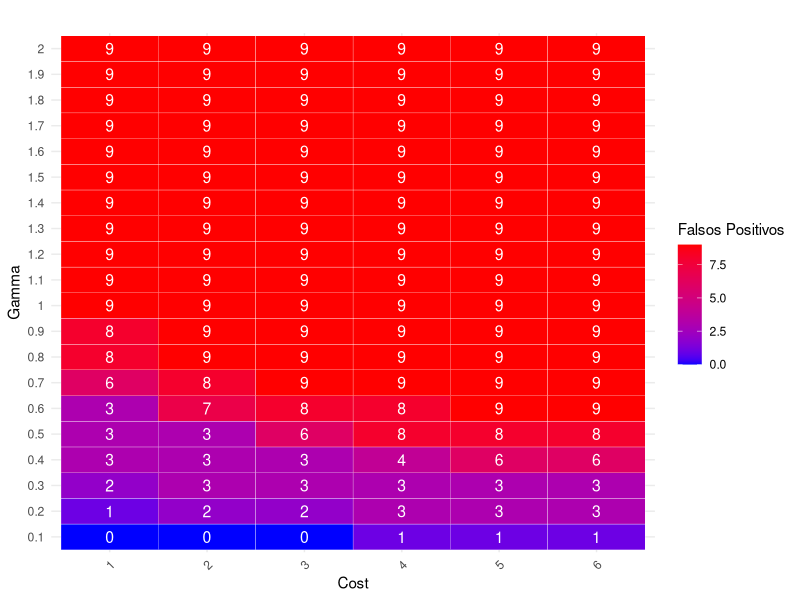
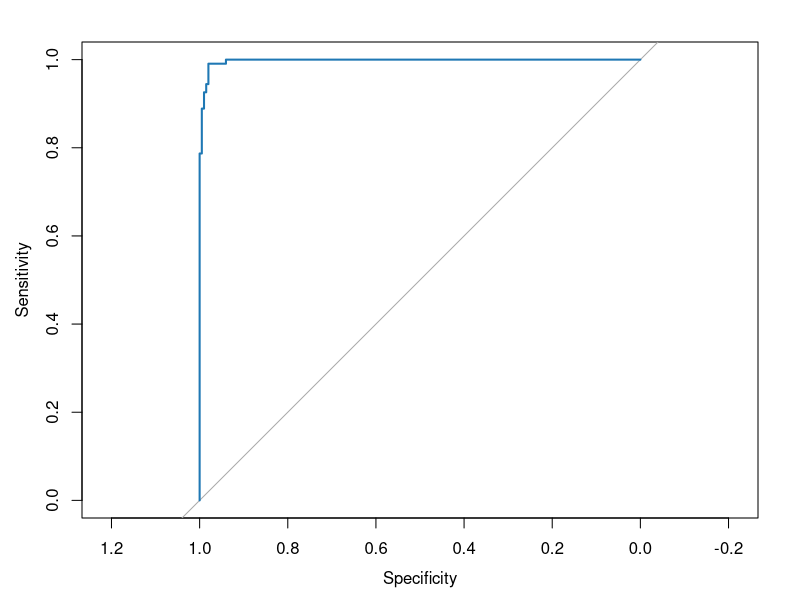
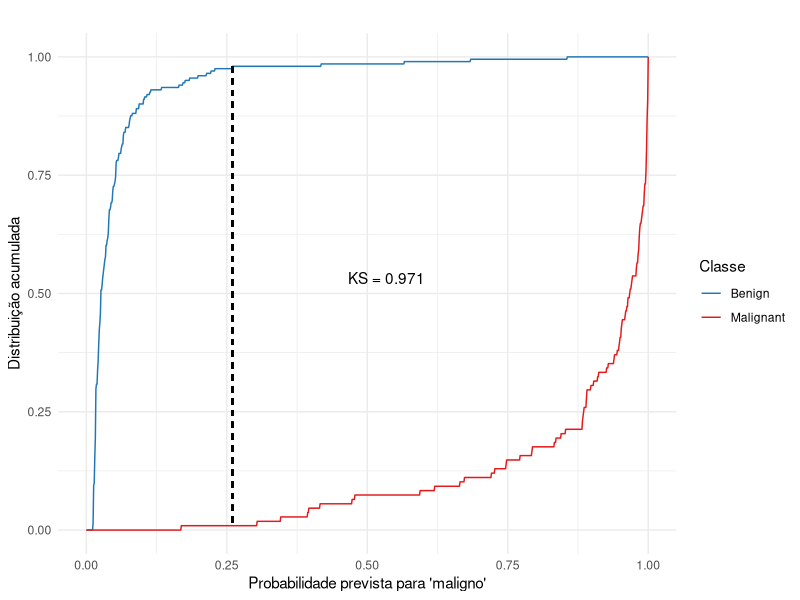
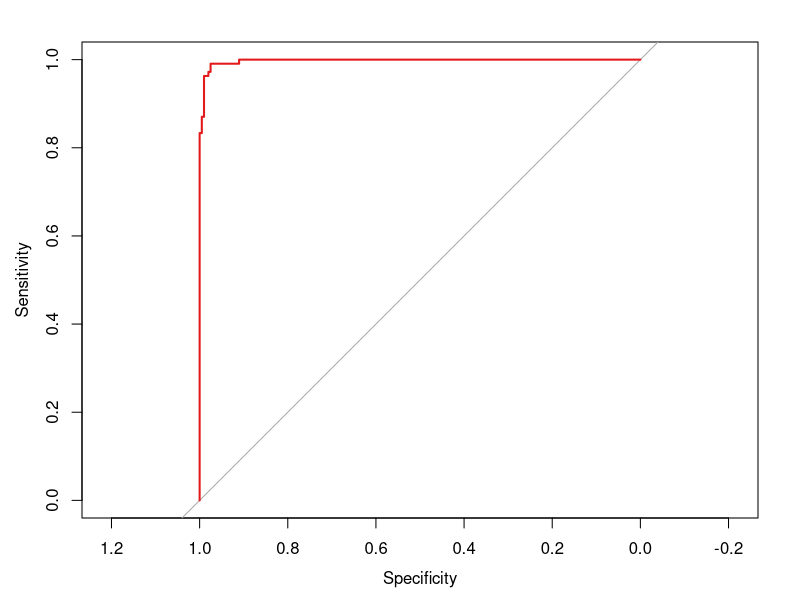
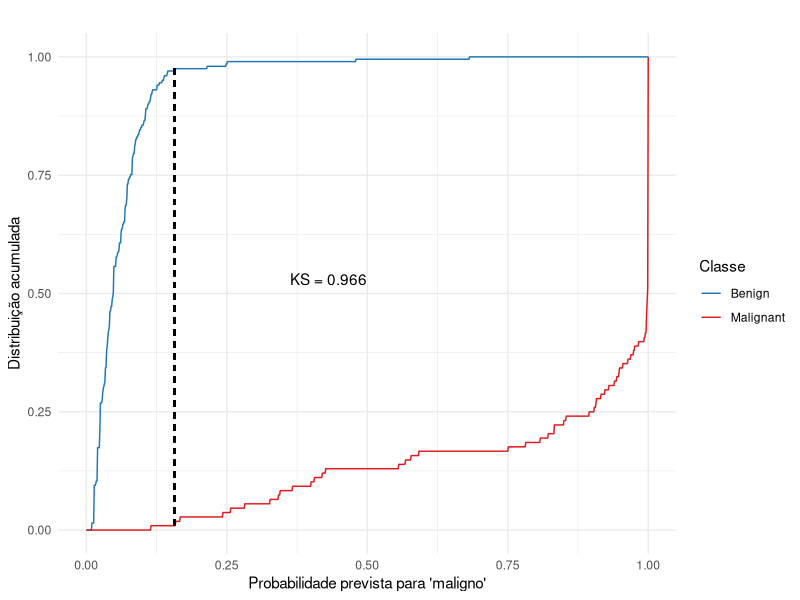
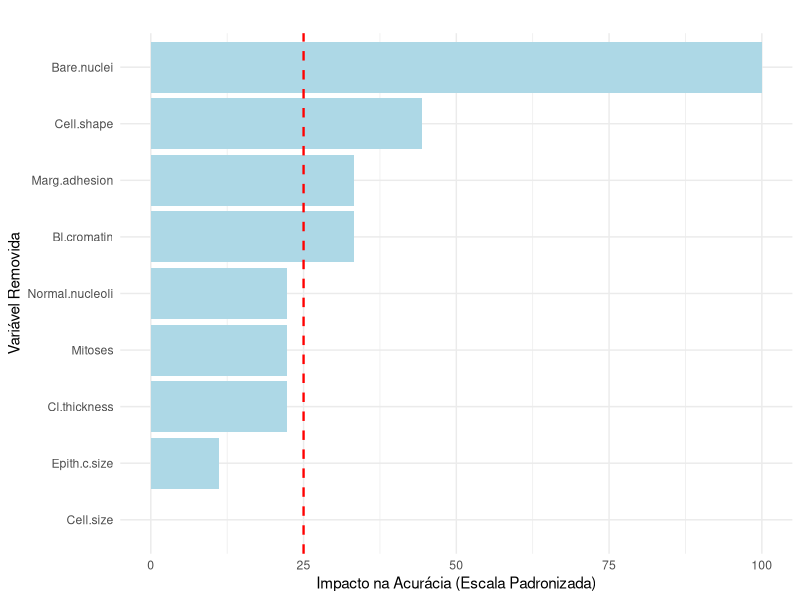
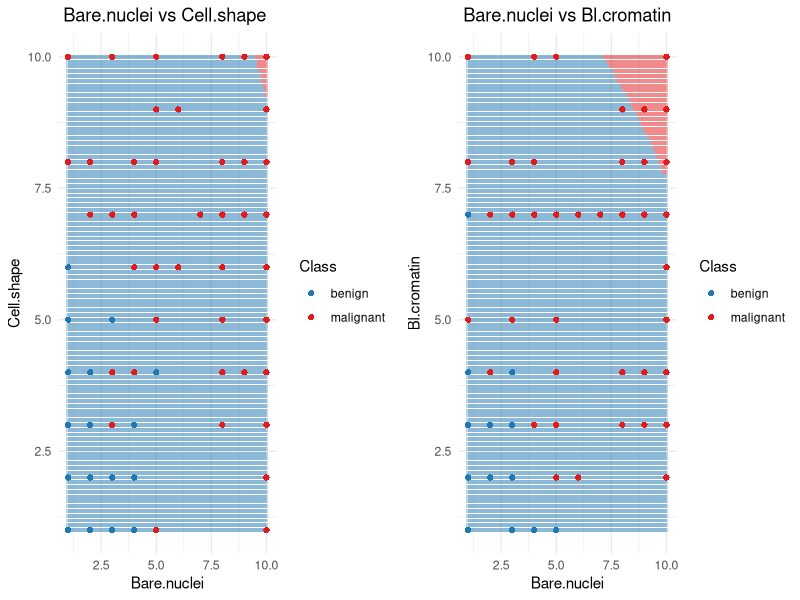
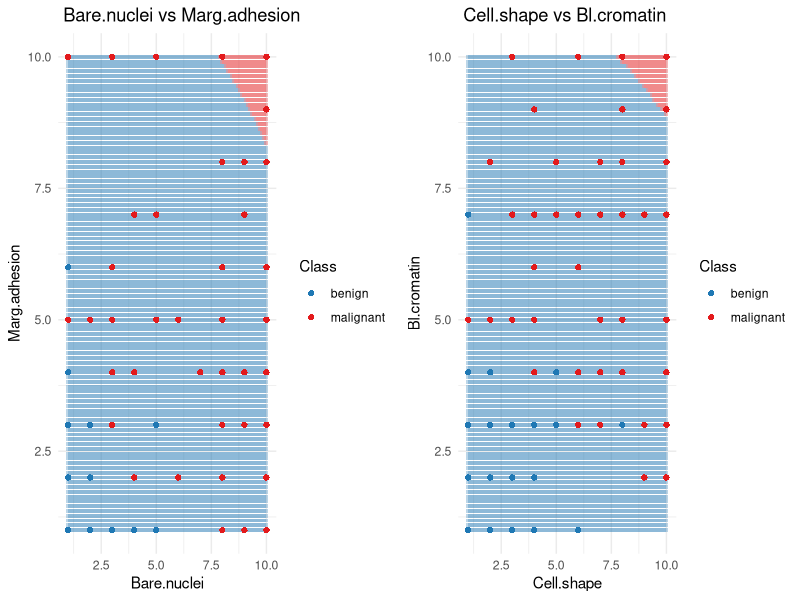

Generate these figures, in order, with R:
## ---- chunk 1
knitr::opts_chunk$set(echo = TRUE, warning = FALSE, message = FALSE)
## ---- chunk 2

load_or_install <- function(packages) {
  for (package_name in packages) {
    if (!requireNamespace(package_name, quietly = TRUE)) {
      install.packages(package_name)
    }
    suppressPackageStartupMessages(library(package_name, character.only = TRUE))
  }
}

required_packages <- c(
  "mlbench", "e1071", "caret", "dplyr", "ggplot2", "reshape2", "pROC", "gridExtra", "scales"
)

load_or_install(required_packages)
## ---- chunk 3
data("BreastCancer")
bc <- BreastCancer[, -1]
bc[bc == "?"] <- NA
bc <- na.omit(bc)
table(BreastCancer$Class)
table(bc$Class)
bc[, -10] <- lapply(bc[, -10], function(x) as.numeric(as.character(x)))
bc$Class <- as.factor(bc$Class)

## ---- chunk 4
set.seed(64324)

# 1. Separar 35% para treino
trainIndex <- createDataPartition(bc$Class, p = 0.35, list = FALSE)
trainData <- bc[trainIndex, ]
remainingData <- bc[-trainIndex, ]
set.seed(64324)
# 2. Separar 20% do total (ou aproximadamente 30.8% do restante) para validação
valIndex <- createDataPartition(remainingData$Class, p = 0.30, list = FALSE)
validData <- remainingData[valIndex, ]
testData  <- remainingData[-valIndex, ]

# 3. Rotular as bases
trainData$Classe <- "Treino"
validData$Classe <- "Validacao"
testData$Classe  <- "Teste"

# 4. Combinar para visualização futura (se necessário)
combinedData <- bind_rows(trainData, validData, testData)

# 5. Remover a coluna "Classe" de cada conjunto antes de treinar (se for o caso)
trainData <- trainData[, !names(trainData) %in% "Classe"]
validData <- validData[, !names(validData) %in% "Classe"]
testData  <- testData[, !names(testData) %in% "Classe"]


## ---- chunk 5
buscar_melhor_modelo_fp_valid_caret <- function(degrees, scales, costs,
                                                train_data, valid_data, test_data) {
  # Pacotes
  if (!requireNamespace("caret", quietly = TRUE)) install.packages("caret")
  if (!requireNamespace("e1071", quietly = TRUE)) install.packages("e1071")
  library(caret)
  library(e1071)
  
  # Combina treino e validação para usar caret::train e medir desempenho na validação
  resultados <- data.frame(
    Degree = numeric(),
    Scale = numeric(),
    Cost = numeric(),
    Falsos_Positivos = numeric(),
    Accuracy = numeric(),
    Recall = numeric(),
    Specificity = numeric(),
    Balanced_Accuracy = numeric(),
    Kappa = numeric(),
    stringsAsFactors = FALSE
  )
  
  # Loop pelos hiperparâmetros
  for (d in degrees) {
    for (s in scales) {
      for (c in costs) {
        
        # Treina usando apenas os dados de treino
        fit <- train(
          Class ~ ., data = train_data,
          method = "svmPoly",
          tuneGrid = expand.grid(degree = d, scale = s, C = c),
          trControl = trainControl(method = "none"),
          probability = TRUE
        )
        
        # Validação
        pred <- predict(fit, newdata = valid_data)
        conf_mat <- confusionMatrix(pred, valid_data$Class)
        
        tabela <- conf_mat$table
        falsos_positivos <- tabela["malignant", "benign"]
        acc <- conf_mat$overall["Accuracy"]
        recall <- conf_mat$byClass["Sensitivity"]
        specificity <- conf_mat$byClass["Specificity"]
        balanced_acc <- (recall + specificity) / 2
        kappa <- conf_mat$overall["Kappa"]
        
        # Armazena os resultados
        resultados <- rbind(resultados, data.frame(
          Degree = d,
          Scale = s,
          Cost = c,
          Falsos_Positivos = falsos_positivos,
          Accuracy = acc,
          Recall = recall,
          Specificity = specificity,
          Balanced_Accuracy = balanced_acc,
          Kappa = kappa
        ))
      }
    }
  }
  
  # Seleciona os melhores hiperparâmetros
  melhor_idx <- which.min(resultados$Falsos_Positivos)
  melhor_modelo <- resultados[melhor_idx, ]
  
   
  # Treina modelo final com treino + validação

  fit_final <- train(
    Class ~ ., data = train_data,
    method = "svmPoly",
    tuneGrid = expand.grid(
      degree = melhor_modelo$Degree,
      scale = melhor_modelo$Scale,
      C = melhor_modelo$Cost
    ),
    trControl = trainControl(method = "cv", number = 10),
    probability = TRUE
  )
  
  # Avaliação final no teste
  pred_test <- predict(fit_final, newdata = valid_data)
  conf_mat_test <- confusionMatrix(pred_test, test_data$Class)
  
  return(list(
    Resultados_Grade = resultados,
    Melhor_Modelo = melhor_modelo,
    Modelo_Final = fit_final,
    Matriz_Confusao_Teste = conf_mat_test
  ))
}



## ---- chunk 6
# Achando o melhor modelo ------------------------------------------------------

buscar_melhor_modelo_fp_valid <- function(gammas, costs,
                                          kernel = "poly",
                                          train_data, valid_data, test_data) {
  # Pacotes
  if (!requireNamespace("e1071", quietly = TRUE)) install.packages("e1071")
  if (!requireNamespace("caret", quietly = TRUE)) install.packages("caret")
  library(e1071)
  library(caret)
  
  # Resultados
  resultados <- data.frame(
    Gamma = numeric(),
    Cost = numeric(),
    Falsos_Positivos = numeric(),
    Accuracy = numeric(),
    Recall = numeric(),
    Specificity = numeric(),
    Balanced_Accuracy = numeric(),
    Kappa = numeric(),
    stringsAsFactors = FALSE
  )
  
  # Busca de hiperparâmetros com base na validação
  for (g in gammas) {
    for (c in costs) {
      
      # Treinar com os dados de treino
      modelo <- svm(Class ~ ., data = train_data, kernel = kernel,
                    gamma = g, cost = c, probability = TRUE)
      
      # Prever na base de validação
      predicoes_valid <- predict(modelo, newdata = valid_data)
      
      # Matriz de confusão
      conf_mat <- confusionMatrix(predicoes_valid, valid_data$Class)
      
      # Falsos positivos: previu maligno e era benigno
      tabela <- conf_mat$table
      falsos_positivos <- tabela["malignant", "benign"]
      
      # Métricas
      acc <- conf_mat$overall["Accuracy"]
      recall <- conf_mat$byClass["Sensitivity"]
      specificity <- conf_mat$byClass["Specificity"]
      balanced_acc <- (recall + specificity) / 2
      kappa <- conf_mat$overall["Kappa"]
      
      # Armazenar
      resultados <- rbind(resultados, data.frame(
        Gamma = g,
        Cost = c,
        Falsos_Positivos = falsos_positivos,
        Accuracy = acc,
        Recall = recall,
        Specificity = specificity,
        Balanced_Accuracy = balanced_acc,
        Kappa = kappa
      ))
    }
  }
  
  # Escolher o melhor modelo (com menor número de falsos positivos)
  melhor_idx <- which.min(resultados$Falsos_Positivos)
  melhor_modelo <- resultados[melhor_idx, ]
  
  # Reajustar o modelo com  validação
  modelo_final <- svm(Class ~ ., data = train_data,
                      kernel = kernel,
                      gamma = melhor_modelo$Gamma,
                      cost = melhor_modelo$Cost,
                      probability = TRUE)
  
  # Prever no conjunto de teste
  predicoes_test <- predict(modelo_final, newdata = valid_data)
  conf_mat_test <- confusionMatrix(predicoes_test, valid_data$Class)
  
  # Retornar
  return(list(
    Resultados_Grade = resultados,
    Melhor_Modelo = melhor_modelo,
    Modelo_Final = modelo_final,
    Matriz_Confusao_Teste = conf_mat_test
  ))
}


# Definindo a faixa de valores
gammas <- seq(0.1, 2, by = 0.1)
costs <- seq(1, 6, by = 1)


resultado_busca <- buscar_melhor_modelo_fp_valid(
  gammas = seq(0.1, 2, by = 0.1),
  costs = seq(1, 6, by = 1),
  kernel = "polynomial",# tem que alterar para cada kernel => radial ou linear ou sigmoid
  train_data = trainData,
  valid_data = validData,
  test_data = testData
)

# Visualizar a tabela completa
#resultado_busca$Resultados_Grade

# Visualizar o melhor modelo encontrado
resultado_busca$Melhor_Modelo

# Acessar o modelo treinado final
resultado_busca$Modelo_Fit

# Falsos positivos
resultado_busca$Melhor_Modelo$Falsos_Positivos


# LINEAR 8
# poly 11
# POLYNOMIAL 1 -> VENCEDOR!!!!
# SIGMOID 8

# VISUALIZANDO GRÁFICAMENTE_____________________________________________________

# Gerar Heatmap dos Falsos Positivos
plot_fp_heatmap <- function(resultados_grade) {
  if (!requireNamespace("ggplot2", quietly = TRUE)) install.packages("ggplot2")
  library(ggplot2)
  
  ggplot(resultados_grade, aes(x = as.factor(Cost),
                               y = as.factor(Gamma), fill = Falsos_Positivos)) +
    geom_tile(color = "white") +
    geom_text(aes(label = Falsos_Positivos), color = "white", size = 4) +
    scale_fill_gradient(low = "blue", high = "red") +
    labs(title = "",
         x = "Cost",
         y = "Gamma",
         fill = "Falsos Positivos") +
    theme_minimal() +
    theme(axis.text.x = element_text(angle = 45, hjust = 1))
}

# Só rodar:

plot_fp_heatmap(resultado_busca$Resultados_Grade)
## ---- chunk 7
# Modelos SVM ------------------------------------------------------------------
# MODELO poly ------------------------------------------------------------------


# SVM poly com parâmetros ajustados + cross-validation
fit.poly <- svm(Class ~ ., data = trainData,
                kernel = "polynomial",
                gamma = 0.1,
                cost = 1,
                cross=10,
                probability = TRUE)

summary(fit.poly)

# Previsão com modelo ajustado
pred_final_poly <- predict(fit.poly, testData, probability = TRUE)
conf_matrix_poly <- confusionMatrix(pred_final_poly, testData$Class)
print(conf_matrix_poly)


## ---- chunk 8
# MODELO LINEAR-----------------------------------------------------------------

# Ajustar o modelo Linear também com cross-validation
fit.linear <- svm(Class ~ ., data = trainData,
                  kernel = "linear",
                  gamma = 0.1,
                  cost = 1,  # Podemos começar com cost padrão = 1
                  cross = 10,
                  probability = TRUE)

# Predição com modelo Linear ajustado
pred_final_linear <- predict(fit.linear, testData, probability = TRUE)

# Matriz de confusão
conf_matrix_linear <- confusionMatrix(pred_final_linear, testData$Class)
print(conf_matrix_linear)


## ---- chunk 9

# Comparação SVM poly vs SVM Linear - MODELOS AJUSTADOS-----------------------

# Avaliação polynomial
conf_poly <- confusionMatrix(pred_final_poly,
                               testData$Class)  # usando pred_final do fit.poly
probs_poly <- attr(predict(fit.poly, testData,
                             probability = TRUE), "probabilities")[, "malignant"]
roc_poly <- roc(testData$Class, probs_poly,
                  levels = c("benign", "malignant"), direction = "<")
auc_poly <- auc(roc_poly)

# Avaliação Linear
conf_linear <- confusionMatrix(pred_final_linear,
                               testData$Class)  # usando pred_final_linear do fit.linear
probs_linear <- attr(predict(fit.linear, testData,
                             probability = TRUE), "probabilities")[, "malignant"]
roc_linear <- roc(testData$Class, probs_linear,
                  levels = c("benign", "malignant"), direction = "<")
auc_linear <- auc(roc_linear)

# Função para calcular Precision e F1-Score
calc_metrics <- function(conf_mat) {
  precision <- conf_mat$byClass["Pos Pred Value"]  # Precision
  recall <- conf_mat$byClass["Sensitivity"]        # Recall
  specificity <- conf_mat$byClass["Specificity"]   # Specificity
  f1 <- 2 * ((precision * recall) / (precision + recall)) # F1 Score
  balanced_acc <- (recall + specificity) / 2              # Balanced Accuracy
  kappa <- conf_mat$overall["Kappa"]                      # Kappa
  
  return(c(precision, recall, specificity, f1, balanced_acc, kappa))
}

# Aplicar função
metrics_poly <- calc_metrics(conf_poly)
metrics_linear <- calc_metrics(conf_linear)

# Construir Tabela Final
resultado_completo <- data.frame(
  Modelo = c("SVM polynomial (ajustado)", "SVM Linear (ajustado)"),
  Acuracia = c(conf_poly$overall["Accuracy"], conf_linear$overall["Accuracy"]),
  Precision = c(metrics_poly[1], metrics_linear[1]),
  Recall = c(metrics_poly[2], metrics_linear[2]),
  Specificity = c(metrics_poly[3], metrics_linear[3]),
  F1_Score = c(metrics_poly[4], metrics_linear[4]),
  Balanced_Accuracy = c(metrics_poly[5], metrics_linear[5]),
  Kappa = c(metrics_poly[6], metrics_linear[6]),
  AUC = c(auc_poly, auc_linear)
)

# Visualizar
print(resultado_completo)



## ---- chunk 10

# Curva ROC LINEAR -------------------------------------------------------------


# Calcular probabilidades previstas para o modelo Linear
probs_linear <- attr(predict(fit.linear, testData, probability = TRUE),
                     "probabilities")[, "malignant"]

# Curva ROC para modelo Linear
roc_curve_linear <- roc(testData$Class, probs_linear,
                        levels = c("benign", "malignant"), direction = "<")

# Plotar a Curva ROC
plot(roc_curve_linear, col = "#1f78b4", main = "")

# Calcular AUC
auc_linear <- auc(roc_curve_linear)
cat("AUC do Modelo Linear:", round(auc_linear, 3), "\n")


# Transformar classes em binárias (1 = "malignant", 0 = "benign")
y_true_linear <- ifelse(testData$Class == "malignant", 1, 0)

# Obter probabilidades previstas para a classe "malignant" do modelo linear
probs_linear <- attr(predict(fit.linear, testData, probability = TRUE),
                     "probabilities")[, "malignant"]

# Organizar em um data frame
df_ks_linear <- data.frame(probs = probs_linear, actual = y_true_linear)

# Separar as distribuições cumulativas
ecdf_malignant_linear <- ecdf(df_ks_linear$probs[df_ks_linear$actual == 1])
ecdf_benign_linear    <- ecdf(df_ks_linear$probs[df_ks_linear$actual == 0])

# Sequência de pontos para comparar
probs_seq_linear <- seq(0, 1, by = 0.001)

# Calcular as distâncias absolutas
diffs_linear <- abs(ecdf_malignant_linear(probs_seq_linear) - ecdf_benign_linear(probs_seq_linear))
ks_statistic_linear <- max(diffs_linear)

# Resultado da Estatística KS
cat("Estatística KS do Modelo Linear:", round(ks_statistic_linear, 3), "\n")

# Criar dataframe de ECDFs
df_ecdf_linear <- data.frame(
  Prob = probs_seq_linear,
  Benign = ecdf_benign_linear(probs_seq_linear),
  Malignant = ecdf_malignant_linear(probs_seq_linear)
)

# Adicionar coluna de diferença
df_ecdf_linear <- df_ecdf_linear %>%
  mutate(KS_Diff = abs(Malignant - Benign))

# Encontrar o ponto de maior separação (KS)
max_ks_linear <- df_ecdf_linear[which.max(df_ecdf_linear$KS_Diff), ]

# Gráfico para o Modelo Linear
ggplot(df_ecdf_linear, aes(x = Prob)) +
  geom_line(aes(y = Benign, color = "Benign")) +
  geom_line(aes(y = Malignant, color = "Malignant")) +
  geom_segment(aes(x = max_ks_linear$Prob, xend = max_ks_linear$Prob,
                   y = max_ks_linear$Benign, yend = max_ks_linear$Malignant),
               color = "black", linetype = "dashed") +
  annotate("text", x = max_ks_linear$Prob,
           y = (max_ks_linear$Benign + max_ks_linear$Malignant)/2,
           label = paste("KS =", round(ks_statistic_linear, 3)),
           vjust = -1, hjust = -1.5) +
  scale_color_manual(values = c("Benign" = "#1f78b4", "Malignant" = "#e31a1c")) +
  labs(title = "",
       x = "Probabilidade prevista para 'maligno'",
       y = "Distribuição acumulada",
       color = "Classe") +
  theme_minimal()




# Curva ROC  poly --------------------------------------------------------------

# Probabilidades para classe "malignant" - Usando fit.poly ajustado
probs_poly <- attr(predict(fit.poly, testData,
                           probability = TRUE), "probabilities")[, "malignant"]

# Curva ROC para modelo poly ajustado
roc_curve_poly <- roc(testData$Class, probs_poly,
                      levels = c("benign", "malignant"), direction = "<")

# Plotar a Curva ROC
plot(roc_curve_poly, col = "#e31a1c",
     main = "")

# Calcular AUC
auc_value_poly <- auc(roc_curve_poly)
cat("AUC do Modelo Polinomial (ajustado):", round(auc_value_poly, 3), "\n")

# Isso significa que, em X% das vezes, o modelo consegue ranquear 
# um caso maligno acima de um benigno (em termos de probabilidade).


# ANALISANDO A DIFERENCIAÇÃO DAS DISTRIBUIÇÕES POR CLASSE ---------------------

# Transformar classes em binárias (1 = "malignant", 0 = "benign")
y_true_poly <- ifelse(testData$Class == "malignant", 1, 0)

# Organizar em um data frame
df_ks_poly <- data.frame(probs = probs_poly, actual = y_true_poly)

# Separar as distribuições cumulativas
ecdf_malignant_poly <- ecdf(df_ks_poly$probs[df_ks_poly$actual == 1])
ecdf_benign_poly    <- ecdf(df_ks_poly$probs[df_ks_poly$actual == 0])

# Sequência de pontos para comparar
probs_seq_poly <- seq(0, 1, by = 0.001)

# Calcular as distâncias absolutas
diffs_poly <- abs(ecdf_malignant_poly(probs_seq_poly) - ecdf_benign_poly(probs_seq_poly))
ks_statistic_poly <- max(diffs_poly)

# Resultado da Estatística KS
cat("Estatística KS do Modelo Polinomial (ajustado):",
    round(ks_statistic_poly, 3), "\n")

# Criar dataframe para plotagem das ECDFs
df_ecdf_poly <- data.frame(
  Prob = probs_seq_poly,
  Benign = ecdf_benign_poly(probs_seq_poly),
  Malignant = ecdf_malignant_poly(probs_seq_poly)
)

df_ecdf_poly <- df_ecdf_poly %>%
  mutate(KS_Diff = abs(Malignant - Benign))

# Encontrar o ponto máximo de separação (KS)
max_ks_poly <- df_ecdf_poly[which.max(df_ecdf_poly$KS_Diff), ]

# Gráfico de KS - Modelo poly
ggplot(df_ecdf_poly, aes(x = Prob)) +
  geom_line(aes(y = Benign, color = "Benign")) +
  geom_line(aes(y = Malignant, color = "Malignant")) +
  geom_segment(aes(x = max_ks_poly$Prob, xend = max_ks_poly$Prob,
                   y = max_ks_poly$Benign, yend = max_ks_poly$Malignant),
               color = "black", linetype = "dashed") +
  annotate("text", x = max_ks_poly$Prob,
           y = (max_ks_poly$Benign + max_ks_poly$Malignant)/2,
           label = paste("KS =", round(ks_statistic_poly, 3)),
           vjust = -1, hjust = -1.5) +
  scale_color_manual(values = c("Benign" = "#1f78b4", "Malignant" = "#e31a1c")) +
  labs(title = "",
       x = "Probabilidade prevista para 'maligno'",
       y = "Distribuição acumulada",
       color = "Classe") +
  theme_minimal()


# COMPARAçÂO CURVA ROC E KS (LINEAR vc poly)----------------------------------

# Comparação AUC
cat("\nComparação de AUC:\n")
cat(" - SVM poly:", round(auc_poly, 3), "\n")
cat(" - SVM Linear:", round(auc_linear, 3), "\n")

if (auc_poly > auc_linear) {
  cat("Melhor AUC: SVM poly\n")
} else if (auc_poly < auc_linear) {
  cat("Melhor AUC: SVM Linear\n")
} else {
  cat("Empate em AUC\n")
}

# Comparação KS
cat("\nComparação de Estatística KS:\n")
cat(" - SVM poly:", round(ks_statistic_poly, 3), "\n")
cat(" - SVM Linear:", round(ks_statistic_linear, 3), "\n")

if (ks_statistic_poly > ks_statistic_linear) {
  cat("Maior separação KS: SVM poly\n")
} else if (ks_statistic_poly < ks_statistic_linear) {
  cat("Maior separação KS: SVM Linear\n")
} else {
  cat("Empate na Estatística KS\n")
}


## ---- chunk 11

avaliar_importancia_accuracy <- function(data, target_col, gamma, cost, kernel = "polynomial") {
  if (!requireNamespace("e1071", quietly = TRUE)) install.packages("e1071")
  if (!requireNamespace("caret", quietly = TRUE)) install.packages("caret")
  library(e1071)
  library(caret)
  
  # Variáveis preditoras
  variaveis <- setdiff(names(data), target_col)
  formula_completa <- as.formula(paste(target_col, "~ ."))
  
  # Modelo com todas as variáveis
  modelo_completo <- svm(formula_completa, data = data,
                         gamma = gamma, cost = cost,
                         kernel = kernel, probability = TRUE)
  pred_completo <- predict(modelo_completo, newdata = data)
  acc_total <- confusionMatrix(pred_completo, data[[target_col]])$overall["Accuracy"]
  
  # Importância por remoção de variável
  importancia <- sapply(variaveis, function(var) {
    dados_reduzidos <- data[, setdiff(names(data), var)]
    formula_reduzida <- as.formula(paste(target_col, "~ ."))
    
    modelo <- svm(formula_reduzida, data = dados_reduzidos,
                  gamma = gamma, cost = cost,
                  kernel = kernel, probability = TRUE,
                         cross = 10)
    
    pred <- predict(modelo, newdata = dados_reduzidos)
    acc_reduzida <- confusionMatrix(pred, dados_reduzidos[[target_col]])$overall["Accuracy"]
    
    impacto <- acc_total - acc_reduzida
    return(impacto)
  })
  
  # Data frame organizado
  df_importancia <- data.frame(
    Variable = variaveis,
    Accuracy_Impact = importancia
  )
  
  df_importancia <- df_importancia[order(-df_importancia$Accuracy_Impact), ]
  return(df_importancia)
}


## ---- chunk 12

importancia_variaveis <- avaliar_importancia_accuracy(
  data = testData,
  target_col = "Class",
  gamma = 0.1,
  cost = 1,
  kernel = "polynomial"
)

importancia_variaveis$Accuracy_Impact_padronizada <- 100 * (importancia_variaveis$Accuracy_Impact - min(importancia_variaveis$Accuracy_Impact))/(max(importancia_variaveis$Accuracy_Impact) - min(importancia_variaveis$Accuracy_Impact))

print(importancia_variaveis)

# Gráfico com ggplot2
library(ggplot2)

ggplot(importancia_variaveis, aes(x = reorder(Variable, Accuracy_Impact_padronizada), 
                                  y = Accuracy_Impact_padronizada)) +
  geom_col(fill = "lightblue") +
  geom_hline(yintercept = 25, linetype = "dashed", color = "red", linewidth = 0.8) +
  coord_flip() +
  labs(
    title = "",
    x = "Variável Removida",
    y = "Impacto na Acurácia (Escala Padronizada)"
  ) +
  theme_minimal()


## ---- chunk 13

# Fronteiras de Decisão das top 4 variáveis ------------------------------------

# Função para criar o gráfico de fronteira para um par de variáveis
plot_single_decision_boundary <- function(model_fit, test_data, var1, var2) {
  # Pacotes
  if (!requireNamespace("ggplot2", quietly = TRUE)) install.packages("ggplot2")
  library(ggplot2)
  
  # Calcular médias das variáveis
  media_vars <- sapply(test_data, function(x) if(is.numeric(x)) mean(x, na.rm = TRUE) else NA)
  
  # Criar grid variando apenas var1 e var2
  x_seq <- seq(min(test_data[[var1]]), max(test_data[[var1]]), length.out = 100)
  y_seq <- seq(min(test_data[[var2]]), max(test_data[[var2]]), length.out = 100)
  grid <- expand.grid(x_seq, y_seq)
  colnames(grid) <- c(var1, var2)
  
  # Preencher as demais variáveis com a média
  for (col in colnames(test_data)) {
    if (!(col %in% c(var1, var2, "Class"))) {
      grid[[col]] <- media_vars[col]
    }
  }
  
  # Previsão usando o modelo completo
  grid$Class <- predict(model_fit, newdata = grid)
  
  # Criar o gráfico
  p <- ggplot() +
    geom_point(data = grid, aes_string(x = var1, y = var2, color = "Class"),
               shape = 15, alpha = 0.3, size = 1) +
    geom_point(data = test_data, aes_string(x = var1, y = var2, color = "Class"),
               shape = 16, size = 1.8) +
    scale_color_manual(values = c("benign" = "#1f78b4", "malignant" = "#e31a1c")) +
    labs(title = paste("", var1, "vs", var2),
         x = var1, y = var2) +
    theme_minimal()
  
  return(p)
}


# Exemplo de chamada para uma dupla
plot1 <- plot_single_decision_boundary(fit.poly, testData, "Bare.nuclei", "Cell.shape")
plot2 <- plot_single_decision_boundary(fit.poly, testData, "Bare.nuclei", "Bl.cromatin")
plot3 <- plot_single_decision_boundary(fit.poly, testData, "Bare.nuclei", "Marg.adhesion")
plot4 <- plot_single_decision_boundary(fit.poly, testData, "Cell.shape", "Bl.cromatin")
plot5 <- plot_single_decision_boundary(fit.poly, testData, "Cell.shape", "Marg.adhesion")
plot6 <- plot_single_decision_boundary(fit.poly, testData, "Bl.cromatin", "Marg.adhesion")


setwd("C:/Users/lucca/OneDrive/Documentos/UnB/TCC1/Início de tudo")

library(gridExtra)

grid.arrange(plot1, plot2, nrow = 1, ncol = 2)


grid.arrange(plot3, plot4, nrow = 1, ncol = 2)



grid.arrange(plot5, plot6, nrow = 1, ncol = 2)




## ---- chunk 14
# PCA e visualização ----------------------------------------------------------

# PCA GERAL

# Selecionar colunas numéricas


numeric_features_total <- combinedData %>% select(-Class, -Classe)

# PCA
pca_total_result <- prcomp(numeric_features_total, scale. = TRUE)

combinedData_PCA <- combinedData %>%
  mutate(PC1 = pca_total_result$x[, 1],
         PC2 = pca_total_result$x[, 2])

summary(pca_total_result)

ggplot(combinedData_PCA, aes(x = PC1, y = PC2, color = Class, shape = Classe)) +
  geom_point(alpha = 0.7) +
  labs(title = "Distribuição dos Dados no Espaço PCA") +
  theme_minimal() +
  scale_color_manual(values = c("benign" = "#1f78b4", "malignant" = "#e31a1c")) 

## ---- chunk 15
# Criando o modelo - Divisão treino e teste
set.seed(64324)
trainIndex_PCA <- createDataPartition(bc$Class, p = 0.35, list = FALSE)
trainData_PCA <- bc[trainIndex_PCA, ]
testData_PCA  <- bc[-trainIndex_PCA, ]

trainData_PCA$Classe <- "Treino"
testData_PCA$Classe  <- "Teste"

# NÃO PRECISAMOS DE VALIDAÇÃO POIS OS HIPERPARAMETROS ESTAO DEFINIDOS

# Estrutura de treino:

# Selecionar colunas numéricas
numeric_features_train <- trainData_PCA %>% select(-Class, -Classe)

# PCA
pca_result_train <- prcomp(numeric_features_train, scale. = TRUE)

trainData_PCA <- trainData_PCA %>%
  mutate(PC1 = pca_result_train$x[, 1],
         PC2 = pca_result_train$x[, 2])

summary(pca_result_train)




# Estrutura de teste:

# Selecionar colunas numéricas
numeric_features_test <- testData_PCA %>% select(-Class, -Classe)

# PCA
pca_result_test <- prcomp(numeric_features_test, scale. = TRUE)

testData_PCA <- testData_PCA %>%
  mutate(PC1 = pca_result_test$x[, 1],
         PC2 = pca_result_test$x[, 2])

summary(pca_result_test)



# Gráfico PCA - treino 
ggplot(trainData_PCA, aes(x = PC1, y = PC2, color = Class, shape = Classe)) +
  geom_point(alpha = 0.7) +
  labs(title = "Distribuição dos Dados no Espaço PCA - treino") +
  theme_minimal() +
  scale_color_manual(values = c("benign" = "#1f78b4", "malignant" = "#e31a1c")) +
  scale_shape_manual(values = c(16, 17))




# Gráfico PCA - teste
ggplot(testData_PCA, aes(x = PC1, y = PC2, color = Class, shape = Classe)) +
  geom_point(alpha = 0.7) +
  labs(title = "Distribuição dos Dados no Espaço PCA - teste") +
  theme_minimal() +
  scale_color_manual(values = c("benign" = "#1f78b4", "malignant" = "#e31a1c")) +
  scale_shape_manual(values = c(16, 17))


## ---- chunk 16

# SVM Linear usando PC1 e PC2 --------------------------------------------------

fit.linear_pca <- svm(Class ~ PC1 + PC2,
                      data = trainData_PCA,
                      kernel = "linear",
                      gamma= 0.1,
                      cost = 1,        # cost pode ser ajustado conforme tuning
                      probability = TRUE,
                      cross = 10)


# Criar grade de pontos para previsão
  # Importante ressaltar -> criar a malha com todos os valores (treino e teste)
# para ter o range certo

x_range_pca <- seq(-4,
                   8, length.out = 100)
y_range_pca <- seq(-5,2.5, length.out = 100)
grid_pca <- expand.grid(PC1 = x_range_pca, PC2 = y_range_pca)
grid_pca$Class <- predict(fit.linear_pca, grid_pca)

# # Após PCA
train_pca_valores <- predict(fit.linear_pca, newdata = trainData_PCA[,c(12,13)])
test_pca_valores <- predict(fit.linear_pca, newdata = testData_PCA[,c(12,13)])

# Vamos comparar a média das projeções para o treino
mean_train_PC1 <- mean(trainData_PCA[,c(12)])
mean_test_PC1 <- mean(testData_PCA[,c(12)])

mean_train_PC2 <- mean(trainData_PCA[,c(13)])
mean_test_PC2 <- mean(testData_PCA[,c(13)])

# Se a direção da média for oposta, invertemos o sinal
if (mean_train_PC1 * mean_test_PC1 < 0) {
  testData_PCA[,c(12)] <- -testData_PCA[,c(12)]
}

if (mean_train_PC2 * mean_test_PC2 < 0) {
  testData_PCA[,c(13)] <- -testData_PCA[,c(13)]
}

# Necessário corrigir os eixos caso a 
# Componente possua médias com sinais diferentes


# Plotar fronteira de decisão para SVM Linear
ggplot() +
  geom_point(data = grid_pca, aes(x = PC1, y = PC2, color = Class),
             alpha = 0.15, shape = 15, size = 1.5) +
  geom_point(data = testData_PCA, aes(x = PC1, y = PC2,
                                          color = Class, shape = Classe),
             alpha = 0.8) +
  labs(title = "",
       x = "Componente Principal 1 (PC1)",
       y = "Componente Principal 2 (PC2)") +
  theme_minimal() +
  scale_color_manual(values = c("benign" = "#1f78b4", "malignant" = "#e31a1c")) +
  scale_shape_manual(values = c(16, 17))

pred_linear_pca <- predict(fit.linear_pca, testData_PCA[,c(12,13)], probability = TRUE)
conf_linear_pca <- confusionMatrix(pred_linear_pca, testData_PCA$Class)
print(conf_linear_pca)


# Fronteira de Decisão poly (usando PCA) -------------------------------------

# Treinar modelo ajustado usando PC1 e PC2
fit.poly_pca <- svm(Class ~ PC1 + PC2,
                    data = trainData_PCA,
                    kernel = "polynomial",
                    gamma = 0.1,    # se quiser manter o ajuste manual
                    cost = 1,
                    probability = TRUE,
                    cross = 10)


# Criar grade de pontos para previsão
# Importante ressaltar -> criar a malha com todos os valores (treino e teste)
# para ter o range certo

x_range_pca <- seq(-4,
                   8, length.out = 100)
y_range_pca <- seq(-5,2.5, length.out = 100)
grid_pca <- expand.grid(PC1 = x_range_pca, PC2 = y_range_pca)
grid_pca$Class <- predict(fit.poly_pca, grid_pca)


# Vamos comparar a média das projeções para o treino
mean_train_PC1 <- mean(trainData_PCA[,c(12)])
mean_test_PC1 <- mean(testData_PCA[,c(12)])

mean_train_PC2 <- mean(trainData_PCA[,c(13)])
mean_test_PC2 <- mean(testData_PCA[,c(13)])

# Se a direção da média for oposta, invertemos o sinal
if (mean_train_PC1 * mean_test_PC1 < 0) {
  testData_PCA[,c(12)] <- -testData_PCA[,c(12)]
}

if (mean_train_PC2 * mean_test_PC2 < 0) {
  testData_PCA[,c(13)] <- -testData_PCA[,c(13)]
}

# Necessário corrigir os eixos caso a 
# Componente possua médias com sinais diferentes


# Plotar fronteira de decisão para SVM Poly
ggplot() +
  geom_point(data = grid_pca, aes(x = PC1, y = PC2, color = Class),
             alpha = 0.15, shape = 15, size = 1.5) +
  geom_point(data = testData_PCA, aes(x = PC1, y = PC2,
                                      color = Class, shape = Classe),
             alpha = 0.8) +
  labs(title = "",
       x = "Componente Principal 1 (PC1)",
       y = "Componente Principal 2 (PC2)") +
  theme_minimal() +
  scale_color_manual(values = c("benign" = "#1f78b4", "malignant" = "#e31a1c")) +
  scale_shape_manual(values = c(16, 17))

pred_poli_pca <- predict(fit.poly_pca, testData_PCA[,c(12,13)], probability = TRUE)
conf_poli_pca <- confusionMatrix(pred_poli_pca, testData_PCA$Class)
print(conf_poli_pca)


# Comparação das fronteiras visuais dos modelos --------------------------------


# Previsão usando modelo ajustado linear
grid_pca$Class_Linear <- predict(fit.linear_pca, newdata = grid_pca)

# Previsão usando modelo ajustado poly
grid_pca$Class_poly <- predict(fit.poly_pca, newdata = grid_pca)


names(grid_pca)[5] <- "Classe"

ggplot() +
  # Fronteira SVM poly (como fundo)
  geom_point(data = grid_pca, aes(x = PC1, y = PC2, color = Classe),
             alpha = 0.15, shape = 15, size = 1) +
  # Fronteira SVM Linear (como contorno)
  geom_contour(data = grid_pca, aes(x = PC1, y = PC2,
                                    z = as.numeric(Class_Linear == "malignant")),
               color = "black", linetype = "dashed") +
  # Pontos reais dos dados
  geom_point(data = testData_PCA, aes(x = PC1, y = PC2,
                                          color = Class, shape = Classe),
             alpha = 0.9, size = 2) +
  labs(title = "",x = "Componente Principal 1 (PC1)",
       y = "Componente Principal 2 (PC2)") +
  scale_color_manual(values = c("benign" = "#1f78b4", "malignant" = "#e31a1c")) +
  scale_shape_manual(values = c(16, 17)) +
  theme_minimal()

names(grid_pca)[5] <- "Class_poly"

# Comparação das medidas entre os modelos de PCA--------------------------------

metrics_poli_pca <- calc_metrics(conf_poli_pca)
metrics_linear_pca <- calc_metrics(conf_linear_pca)


# Construir a Tabela
resultado_completo_pca <- data.frame(
  Modelo = c("SVM Polinomial Ajustado (PCA)", "SVM Linear Ajustado (PCA)"),
  Acuracia = c(conf_poli_pca$overall["Accuracy"], conf_linear_pca$overall["Accuracy"]),
  Precision = c(metrics_poli_pca[1], metrics_linear_pca[1]),
  Recall = c(metrics_poli_pca[2], metrics_linear_pca[2]),
  Specificity = c(metrics_poli_pca[3], metrics_linear_pca[3]),
  F1_Score = c(metrics_poli_pca[4], metrics_linear_pca[4]),
  Balanced_Accuracy = c(metrics_poli_pca[5], metrics_linear_pca[5]),
  Kappa = c(metrics_poli_pca[6], metrics_linear_pca[6])
)

# Visualizar
print(resultado_completo_pca)

# Extração de Falsos Positivos
fp_poli_pca <- conf_poli_pca$table["malignant","benign"]
fp_linear_pca <- conf_linear_pca$table["malignant","benign"]

# Criar dataframe
df_fp_pca <- data.frame(
  Modelo = c("SVM Polinomial Ajustado (PCA)", "SVM Linear Ajustado (PCA)"),
  Falsos_Positivos = c(fp_poli_pca, fp_linear_pca)
)

# Proporções
df_fp_pca$Proporcao <- df_fp_pca$Falsos_Positivos/sum(df_fp_pca$Falsos_Positivos)
df_fp_pca$Label <- paste0(df_fp_pca$Falsos_Positivos, " (", 
                          scales::percent(df_fp_pca$Proporcao, accuracy = 0.1), ")")


# Teste de McNemar no espaço PCA
tabela_mcnemar_pca <- table(pred_poli_pca, pred_linear_pca)
mcnemar_test_pca <- mcnemar.test(tabela_mcnemar_pca)

# Resultado
cat("Teste de McNemar no PCA:\n")
cat(" - Estatística de teste:", round(mcnemar_test_pca$statistic, 3), "\n")
cat(" - p-valor:", mcnemar_test_pca$p.value, "\n\n")

if (mcnemar_test_pca$p.value < 0.05) {
  cat("Diferença estatisticamente significativa entre os modelos no PCA!\n")
} else {
  cat("Sem diferença estatisticamente significativa no PCA.\n")
}

## ---- chunk 17
# FUNÇÃO DE DECISÃO DO MELHOR MODELO -------------------------------------------

  
  cat("\n============================\n")
  cat("📊 Comparação MODELOS ORIGINAIS\n")
  cat("============================\n")
  
  # Modelos Originais
  
  fp_poly <- conf_matrix_poly$table["malignant","benign"]
  fp_linear <- conf_matrix_linear$table["malignant","benign"]
  
  cat("🔍 Falsos Positivos (Modelos Originais):\n")
  cat(" - SVM poly:", fp_poly, "\n")
  cat(" - SVM Linear:", fp_linear, "\n\n")
  
  if (fp_poly < fp_linear) {
    melhor_modelo_original <- "SVM poly"
    cat("Melhor modelo (Original): SVM poly\n\n")
  } else if (fp_poly > fp_linear) {
    melhor_modelo_original <- "SVM Linear"
    cat("Melhor modelo (Original): SVM Linear\n\n")
  } else {
    melhor_modelo_original <- "Empate"
    cat("Empate no Modelo Original\n\n")
  }
  
  tabela_mcnemar_original <- table(pred_final_poly, pred_final_linear)
  mc_test_original <- mcnemar.test(tabela_mcnemar_original)
  
  cat("Teste de McNemar (Modelos Originais):\n")
  cat(" - Estatística:", round(mc_test_original$statistic, 3), "\n")
  cat(" - p-valor:", mc_test_original$p.value, "\n")
  if (mc_test_original$p.value < 0.05) {
    cat("Diferença significativa entre os modelos ao nível de 5% (Original)!\n\n")
  } else {
    cat("Sem diferença significativa ao nível de 5% (Original).\n\n")
  }
 
  
  cat("\n============================\n")
  cat("Comparação MODELOS PCA\n")
  cat("============================\n")
  
  # Modelos PCA


  fp_poly_pca <- conf_poli_pca$table["malignant","benign"]
  fp_linear_pca <- conf_linear_pca$table["malignant","benign"]
  
  cat("-> Falsos Positivos (Modelos PCA):\n")
  cat(" - SVM poly PCA:", fp_poly_pca, "\n")
  cat(" - SVM Linear PCA:", fp_linear_pca, "\n\n")
  
  if (fp_poly_pca < fp_linear_pca) {
    melhor_modelo_pca <- "SVM poly PCA"
    cat("Melhor modelo (PCA): SVM poly PCA\n\n")
  } else if (fp_poly_pca > fp_linear_pca) {
    melhor_modelo_pca <- "SVM Linear PCA"
    cat("Melhor modelo (PCA): SVM Linear PCA\n\n")
  } else {
    melhor_modelo_pca <- "Empate"
    cat("Empate no Modelo PCA\n\n")
  }
  
  tabela_mcnemar_pca <- table(pred_poli_pca, pred_linear_pca)
  mc_test_pca <- mcnemar.test(tabela_mcnemar_pca)
  
  cat("-> Teste de McNemar (Modelos PCA):\n")
  cat(" - Estatística:", round(mc_test_pca$statistic, 3), "\n")
  cat(" - p-valor:", mc_test_pca$p.value, "\n")
  if (mc_test_pca$p.value < 0.05) {
    cat("Diferença significativa entre os modelos ao nível de 5% (PCA)!\n")
  } else {
    cat("Sem diferença significativa ao nível de 5% (PCA).\n")
  }
  
